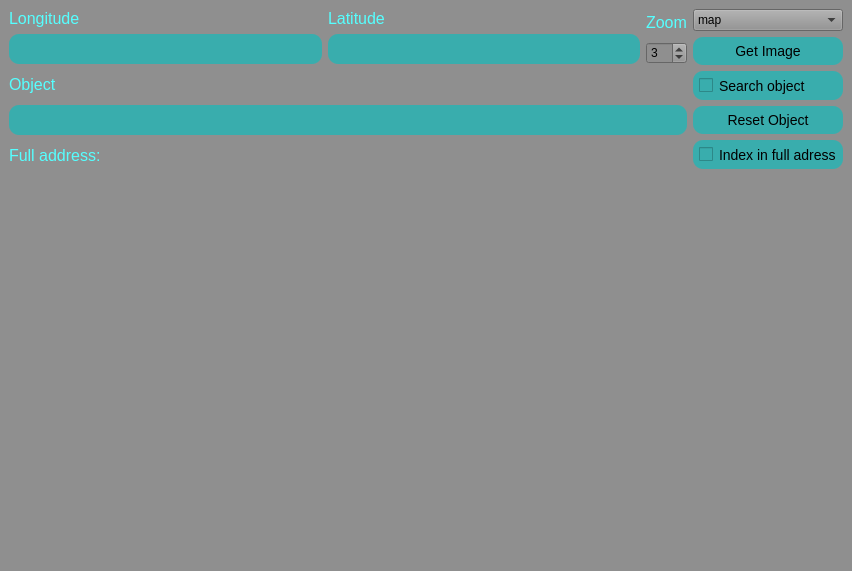
<?xml version="1.0" encoding="UTF-8"?>
<ui version="4.0">
 <class>MainWindow</class>
 <widget class="QMainWindow" name="MainWindow">
  <property name="geometry">
   <rect>
    <x>0</x>
    <y>0</y>
    <width>852</width>
    <height>571</height>
   </rect>
  </property>
  <property name="windowTitle">
   <string>MainWindow</string>
  </property>
  <property name="styleSheet">
   <string notr="true">background-color: rgb(143, 143, 143);
border-width: 0px;</string>
  </property>
  <widget class="QWidget" name="centralwidget">
   <layout class="QVBoxLayout" name="verticalLayout_8">
    <item>
     <layout class="QHBoxLayout" name="horizontalLayout">
      <item>
       <layout class="QVBoxLayout" name="verticalLayout_2">
        <item>
         <layout class="QHBoxLayout" name="horizontalLayout_3">
          <item>
           <layout class="QVBoxLayout" name="verticalLayout_6">
            <item>
             <layout class="QHBoxLayout" name="horizontalLayout_2">
              <item>
               <layout class="QVBoxLayout" name="verticalLayout_3">
                <item>
                 <widget class="QLabel" name="label_2">
                  <property name="font">
                   <font>
                    <family>Segoe UI</family>
                    <pointsize>12</pointsize>
                   </font>
                  </property>
                  <property name="styleSheet">
                   <string notr="true">color: rgb(85, 255, 255);

</string>
                  </property>
                  <property name="text">
                   <string>Longitude</string>
                  </property>
                 </widget>
                </item>
                <item>
                 <widget class="QLineEdit" name="Longitude">
                  <property name="focusPolicy">
                   <enum>Qt::ClickFocus</enum>
                  </property>
                  <property name="styleSheet">
                   <string notr="true">background-color: rgb(57, 173, 173);
border-style: outset;
border-radius: 10px;
border-color: beige;
font: 14px;
padding: 6px;
min-width: 10em;</string>
                  </property>
                  <property name="text">
                   <string/>
                  </property>
                 </widget>
                </item>
               </layout>
              </item>
              <item>
               <layout class="QVBoxLayout" name="verticalLayout_4">
                <item>
                 <widget class="QLabel" name="label_3">
                  <property name="font">
                   <font>
                    <family>Segoe UI</family>
                    <pointsize>12</pointsize>
                   </font>
                  </property>
                  <property name="styleSheet">
                   <string notr="true">color: rgb(85, 255, 255);

</string>
                  </property>
                  <property name="text">
                   <string>Latitude</string>
                  </property>
                 </widget>
                </item>
                <item>
                 <widget class="QLineEdit" name="Latitude">
                  <property name="focusPolicy">
                   <enum>Qt::ClickFocus</enum>
                  </property>
                  <property name="styleSheet">
                   <string notr="true">background-color: rgb(57, 173, 173);
border-style: outset;
border-radius: 10px;
border-color: beige;
font: 14px;
min-width: 10em;
padding: 6px;</string>
                  </property>
                 </widget>
                </item>
               </layout>
              </item>
              <item>
               <layout class="QVBoxLayout" name="verticalLayout_5">
                <item>
                 <widget class="QLabel" name="label_4">
                  <property name="font">
                   <font>
                    <family>Segoe UI</family>
                    <pointsize>12</pointsize>
                   </font>
                  </property>
                  <property name="styleSheet">
                   <string notr="true">color: rgb(85, 255, 255);

</string>
                  </property>
                  <property name="text">
                   <string>Zoom</string>
                  </property>
                 </widget>
                </item>
                <item>
                 <widget class="QSpinBox" name="Zoom">
                  <property name="focusPolicy">
                   <enum>Qt::ClickFocus</enum>
                  </property>
                  <property name="styleSheet">
                   <string notr="true">background-color: rgb(57, 173, 173);
padding: 6px;
border-style: outset;
border-width: 0px;
border-radius: 10px;
border-color: beige;
font: 14px;
min-width: 10em;
up-arrow {width: 7px;height: 7px;};</string>
                  </property>
                  <property name="minimum">
                   <number>0</number>
                  </property>
                  <property name="maximum">
                   <number>15</number>
                  </property>
                  <property name="value">
                   <number>3</number>
                  </property>
                 </widget>
                </item>
               </layout>
              </item>
             </layout>
            </item>
            <item>
             <widget class="QLabel" name="label_6">
              <property name="font">
               <font>
                <family>Segoe UI</family>
                <pointsize>12</pointsize>
               </font>
              </property>
              <property name="styleSheet">
               <string notr="true">color: rgb(85, 255, 255);

</string>
              </property>
              <property name="text">
               <string>Object</string>
              </property>
             </widget>
            </item>
            <item>
             <widget class="QLineEdit" name="Object">
              <property name="focusPolicy">
               <enum>Qt::ClickFocus</enum>
              </property>
              <property name="styleSheet">
               <string notr="true">background-color: rgb(57, 173, 173);
border-style: outset;
border-radius: 10px;
border-color: beige;
font: 14px;
padding: 6px;
min-width: 10em;</string>
              </property>
              <property name="text">
               <string/>
              </property>
             </widget>
            </item>
            <item>
             <widget class="QLabel" name="address">
              <property name="font">
               <font>
                <family>Segoe UI</family>
                <pointsize>12</pointsize>
               </font>
              </property>
              <property name="styleSheet">
               <string notr="true">color: rgb(85, 255, 255);

</string>
              </property>
              <property name="text">
               <string>Full address:</string>
              </property>
             </widget>
            </item>
           </layout>
          </item>
          <item>
           <layout class="QVBoxLayout" name="verticalLayout">
            <item>
             <widget class="QComboBox" name="comboBox">
              <item>
               <property name="text">
                <string>map</string>
               </property>
              </item>
              <item>
               <property name="text">
                <string>sat,skl</string>
               </property>
              </item>
              <item>
               <property name="text">
                <string>sat</string>
               </property>
              </item>
             </widget>
            </item>
            <item>
             <widget class="QPushButton" name="Get_Image">
              <property name="font">
               <font>
                <pointsize>-1</pointsize>
                <weight>50</weight>
                <italic>false</italic>
                <bold>false</bold>
               </font>
              </property>
              <property name="focusPolicy">
               <enum>Qt::ClickFocus</enum>
              </property>
              <property name="styleSheet">
               <string notr="true">background-color: rgb(57, 173, 173);
padding: 6px;
border-style: outset;
border-width: 0px;
border-radius: 10px;
border-color: beige;
font: 14px;
min-width: 10em;
</string>
              </property>
              <property name="text">
               <string>Get Image</string>
              </property>
             </widget>
            </item>
            <item>
             <widget class="QCheckBox" name="radioButton">
              <property name="styleSheet">
               <string notr="true">background-color: rgb(57, 173, 173);
padding: 6px;
border-style: outset;
border-width: 0px;
border-radius: 10px;
border-color: beige;
font: 14px;
min-width: 10em;</string>
              </property>
              <property name="text">
               <string>Search object</string>
              </property>
             </widget>
            </item>
            <item>
             <widget class="QPushButton" name="delete_2">
              <property name="font">
               <font>
                <pointsize>-1</pointsize>
                <weight>50</weight>
                <italic>false</italic>
                <bold>false</bold>
               </font>
              </property>
              <property name="focusPolicy">
               <enum>Qt::ClickFocus</enum>
              </property>
              <property name="styleSheet">
               <string notr="true">background-color: rgb(57, 173, 173);
padding: 6px;
border-style: outset;
border-width: 0px;
border-radius: 10px;
border-color: beige;
font: 14px;
min-width: 10em;
</string>
              </property>
              <property name="text">
               <string>Reset Object</string>
              </property>
             </widget>
            </item>
            <item>
             <widget class="QCheckBox" name="index">
              <property name="styleSheet">
               <string notr="true">background-color: rgb(57, 173, 173);
padding: 6px;
border-style: outset;
border-width: 0px;
border-radius: 10px;
border-color: beige;
font: 14px;
min-width: 10em;</string>
              </property>
              <property name="text">
               <string>Index in full adress</string>
              </property>
             </widget>
            </item>
           </layout>
          </item>
          <item>
           <layout class="QVBoxLayout" name="verticalLayout_7"/>
          </item>
         </layout>
        </item>
       </layout>
      </item>
     </layout>
    </item>
    <item>
     <spacer name="verticalSpacer">
      <property name="orientation">
       <enum>Qt::Vertical</enum>
      </property>
      <property name="sizeHint" stdset="0">
       <size>
        <width>20</width>
        <height>40</height>
       </size>
      </property>
     </spacer>
    </item>
    <item>
     <widget class="QLabel" name="map">
      <property name="focusPolicy">
       <enum>Qt::StrongFocus</enum>
      </property>
      <property name="text">
       <string/>
      </property>
     </widget>
    </item>
   </layout>
  </widget>
 </widget>
 <resources/>
 <connections/>
</ui>
